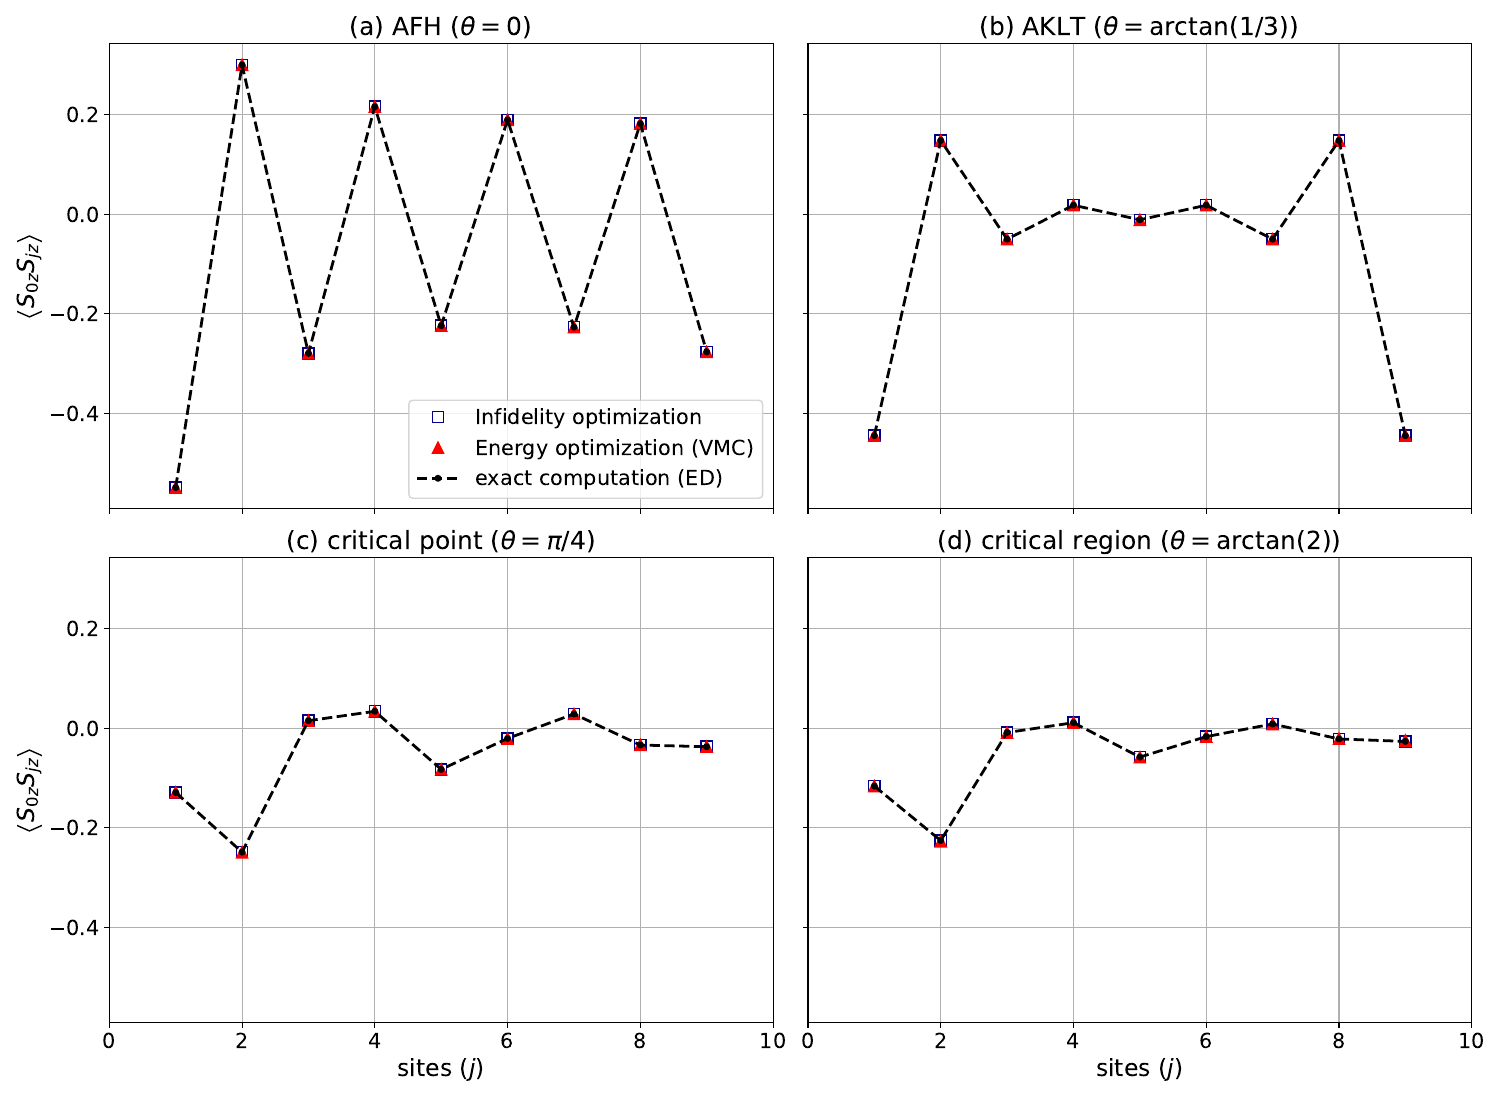

Generate this figure with Python:
import matplotlib.pyplot as plt
import numpy as np


cf_L10_alp16_p1_infid = np.load("./data_infidelity_optimization/correlation_function/s0sj_L10_alp16_p1_infid.npy")
cf_L10_alp16_p2_infid = np.load("./data_infidelity_optimization/correlation_function/s0sj_L10_alp16_p2_infid.npy")
cf_L10_alp16_p3_infid = np.load("./data_infidelity_optimization/correlation_function/s0sj_L10_alp16_p3_infid.npy")
cf_L10_alp16_p4_infid = np.load("./data_infidelity_optimization/correlation_function/s0sj_L10_alp16_p4_infid.npy")

ecf_L10_alp16_p1 = np.load("./data_infidelity_optimization/correlation_function/s0sj_L10_alp16_p1_exact.npy")
ecf_L10_alp16_p2 = np.load("./data_infidelity_optimization/correlation_function/s0sj_L10_alp16_p2_exact.npy")
ecf_L10_alp16_p3 = np.load("./data_infidelity_optimization/correlation_function/s0sj_L10_alp16_p3_exact.npy")
ecf_L10_alp16_p4 = np.load("./data_infidelity_optimization/correlation_function/s0sj_L10_alp16_p4_exact.npy")

cf_L10_alp16_p1_vmc = np.load("./data_VMC_optimization/correlation_function/s0sj_L10_alp16_p1_vmc.npy")
cf_L10_alp16_p2_vmc = np.load("./data_VMC_optimization/correlation_function/s0sj_L10_alp16_p2_vmc.npy")
cf_L10_alp16_p3_vmc = np.load("./data_VMC_optimization/correlation_function/s0sj_L10_alp16_p3_vmc.npy")
cf_L10_alp16_p4_vmc = np.load("./data_VMC_optimization/correlation_function/s0sj_L10_alp16_p4_vmc.npy")



fontsize_suptitle = 16+4
fontsize_title = 14+4
fontsize_labels = 13+4
fontsize_legend = 15

fig, axes = plt.subplots(2,2,figsize=(15,11),sharex=True,sharey=True)
ax1 = axes[0][0]
ax2 = axes[0][1]
ax3 = axes[1][0]
ax4 = axes[1][1]

marker_size=8
line_size=2

X = np.arange(1,10)
#plt.suptitle("spin-spin correlation function of the spin-1 Bilinear-Biquadratic chain with L=10", fontsize=fontsize_suptitle)
ax1.set_title(r"(a) AFH ($\theta = 0$)", fontsize=fontsize_title)
ax1.plot(X, cf_L10_alp16_p1_infid, 'bs',color='darkblue', mfc='w', label="Infidelity optimization"      ,ms=marker_size)
ax1.plot(X, cf_L10_alp16_p1_vmc  , 'r^', label="Energy optimization (VMC)"            ,ms=marker_size)
ax1.plot(X,ecf_L10_alp16_p1, 'r.--', label="exact computation (ED)", color='black',ms=marker_size, lw=line_size)
ax1.legend(fontsize=fontsize_legend)
ax1.set_ylabel(r"$\left\langle S_{0z}S_{jz}\right\rangle$", fontsize=fontsize_labels)

ax2.set_title(r"(b) AKLT ($\theta = \arctan(1/3)$)", fontsize=fontsize_title)
ax2.plot(X, cf_L10_alp16_p2_infid, 'bs',mfc='w',color='darkblue'       , ms=marker_size)
ax2.plot(X, cf_L10_alp16_p2_vmc  , 'r^'               , ms=marker_size)
ax2.plot(X,ecf_L10_alp16_p2, 'r.--', color='black', ms=marker_size, lw=line_size)


ax3.set_title(r"(c) critical point ($\theta = \pi/4$)", fontsize=fontsize_title)
ax3.plot(X, cf_L10_alp16_p3_infid, 'bs',mfc='w',color='darkblue'       , ms=marker_size)
ax3.plot(X, cf_L10_alp16_p3_vmc  , 'r^'               , ms=marker_size)
ax3.plot(X,ecf_L10_alp16_p3, 'r.--', color='black', ms=marker_size, lw=line_size)
ax3.set_ylabel(r"$\left\langle S_{0z}S_{jz}\right\rangle$", fontsize=fontsize_labels)
ax3.set_xlabel("sites ($j$)", fontsize=fontsize_labels)

ax4.set_title(r"(d) critical region ($\theta = \arctan(2)$)", fontsize=fontsize_title)
ax4.plot(X, cf_L10_alp16_p4_infid, 'bs',mfc='w',color='darkblue'       , ms=marker_size)
ax4.plot(X, cf_L10_alp16_p4_vmc  , 'r^'               , ms=marker_size)
ax4.plot(X,ecf_L10_alp16_p4, 'r.--', color='black', ms=marker_size, lw=line_size)
ax4.set_xlabel("sites ($j$)", fontsize=fontsize_labels)
for ax in axes.flat:
    ax.tick_params(axis='both', labelsize=fontsize_legend)
    ax.grid()
    ax.set_xlim(0,10)


plt.tight_layout()
plt.savefig("fig_10.pdf", dpi=300)
#plt.savefig("fig_corr_func_L10.jpg", dpi=300)










